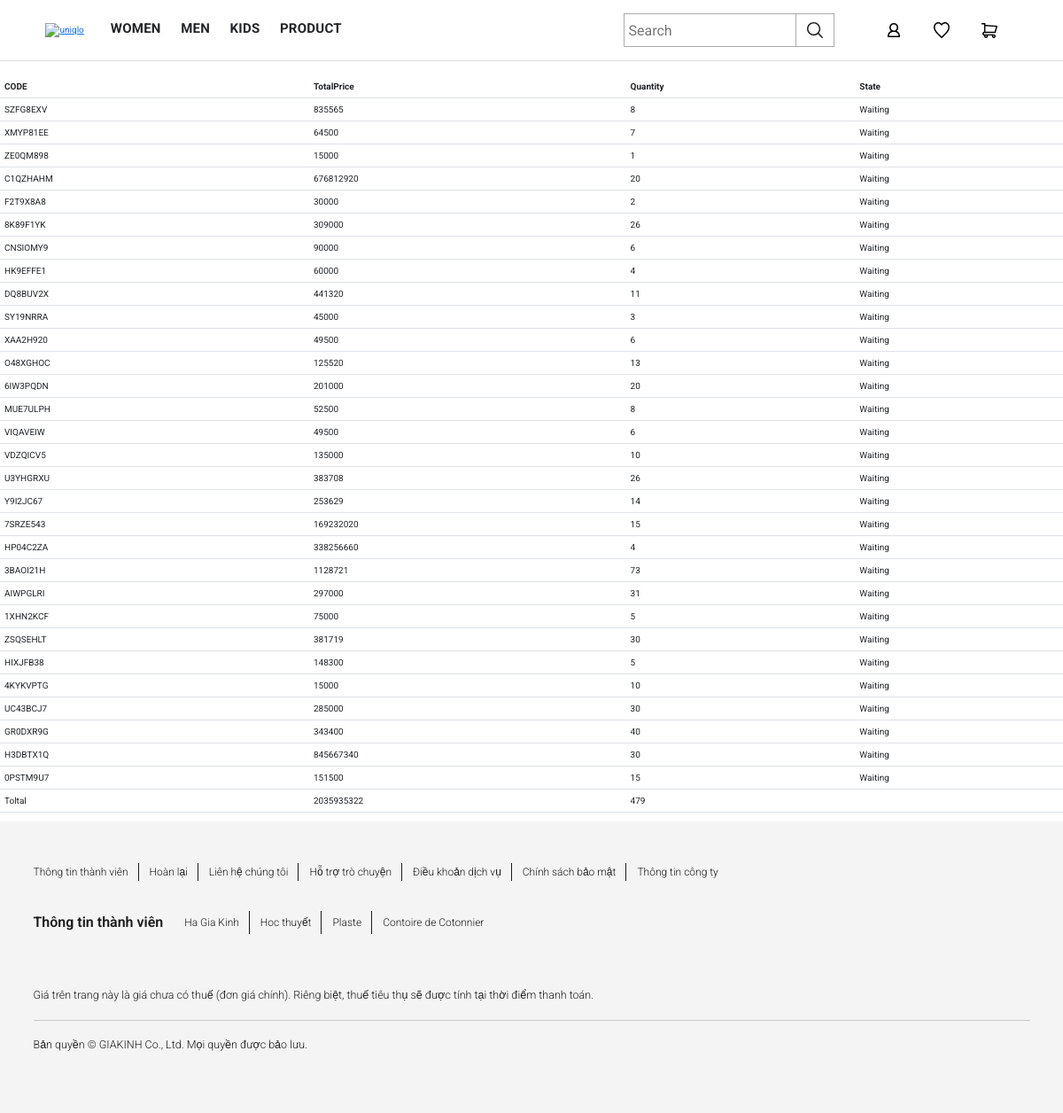
/order/ (signed in), run on an earlier commit of the app's database.
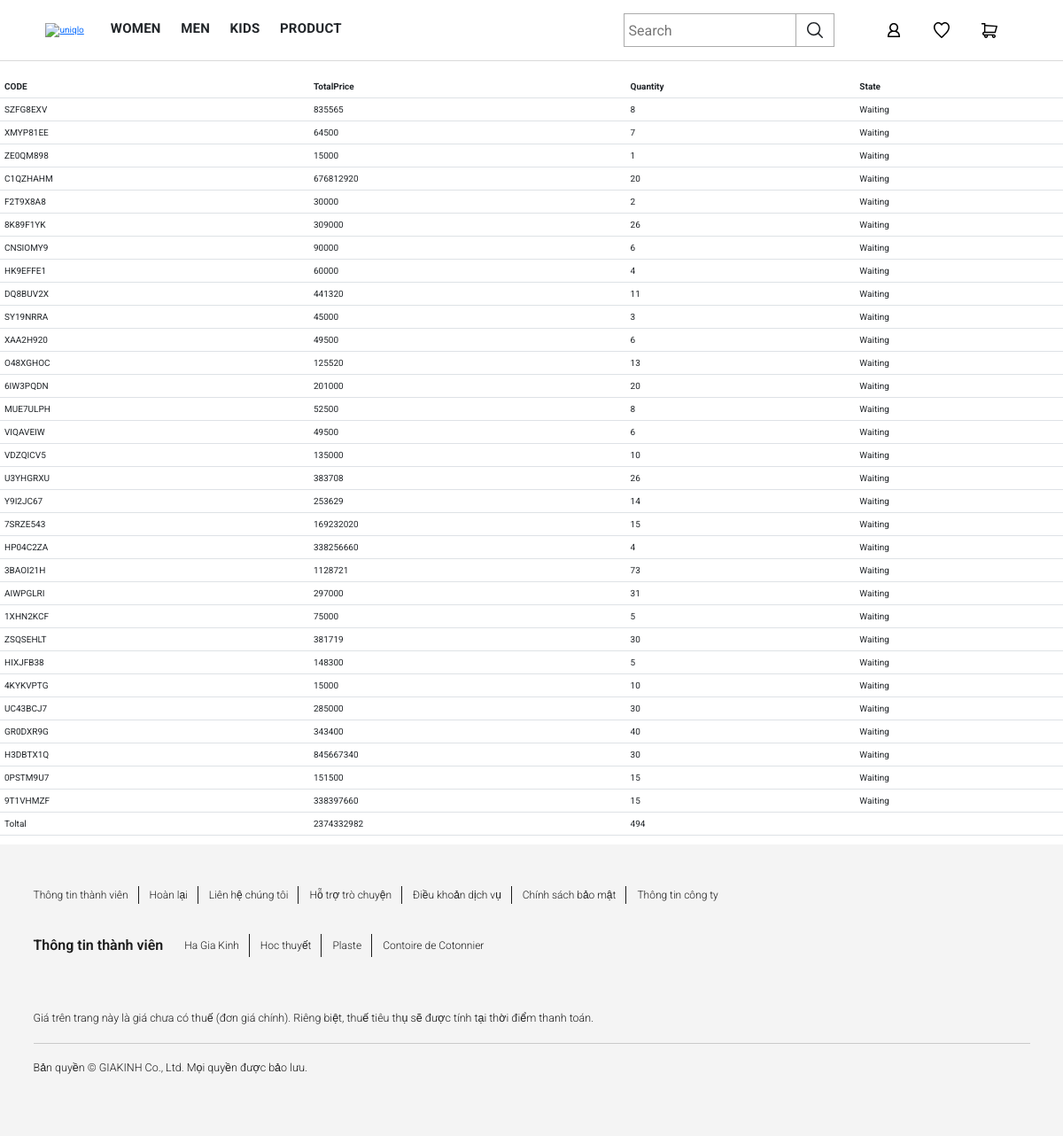
And on a later commit of the database.
### order/models.py (models this page shows, shortened)
class Order(models.Model):
    user = models.ForeignKey(User, on_delete=models.CASCADE)
    code = models.CharField(default="XXXXXXX", max_length=256)
    state = models.CharField(default="Waiting", max_length=256)
    totalprice = models.IntegerField(default=0)
    quantity = models.IntegerField(default=0)
    date = models.DateTimeField(auto_now=True)

### appUser/views.py (the view)
# urls.py: path('order/', views.orderUser, name ='order'),
@login_required
def orderUser(request):
    orders = Order.objects.filter(user=request.user)
    totalprice=0
    quantity=0
    for order in orders:
        totalprice += order.totalprice
        quantity += order.quantity
    return render(request, 'user/order.html', {'orders': orders, 'totalprice': totalprice, 'quantity': quantity})

### templates/user/order.html
{% extends "base/base.html" %}
{% block block_body %}
<div style="padding-top: 85px;"></div>
<form action="" method="POST">
<table class="table">
    <tr>
        <th>CODE</th>
        <th>TotalPrice</th>
        <th>Quantity</th>
        <th>State</th>
    </tr>
    {% for order in orders %}
    <tr>
        <td>{{order.code}}</td>
        <td>{{order.totalprice}}</td>
        <td>{{order.quantity}}</td>
        <td>{{order.state}}</td>
    </tr>
    {% endfor %}
    <tr>
        <td>Toltal</td>
        <td>{{totalprice}}</td>
        <td>{{quantity}}</td>
        <td></td>
    </tr>
</table>
</form>
{% endblock %}

What changed in the data, as far as the page shows it:
added Order: code "9T1VHMZF", totalprice "338397660", quantity "15", state "Waiting"
Also different on the page:
{{ totalprice }}: "2035935322" → "2374332982"
{{ quantity }}: "479" → "494"
